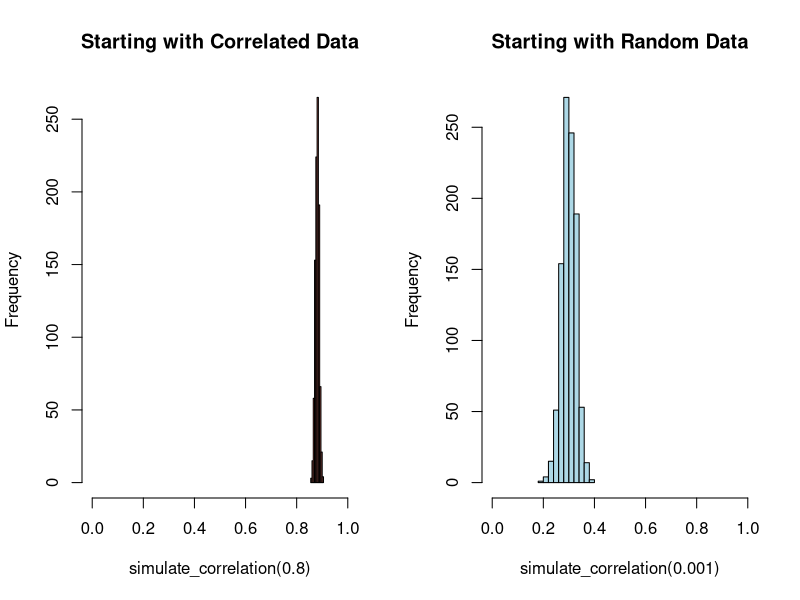

The R source for this figure:
## ---- chunk 1
#| label: setup

# 1. Define your target correlation matrix
cor_mat <- matrix(c(1, 0.3, 
                   0.3, 1), nrow = 2, byrow = TRUE)

# 2. Apply Cholesky decomposition
chol_mat <- chol(cor_mat)

# 3. Generate uncorrelated random numbers
old_random <- matrix(rnorm(2000), ncol = 2)

# 4. Transform to create correlation
new_random <- old_random %*% chol_mat

# Verify the correlation
cor(new_random)
## ---- chunk 2
#| label: correlation-comparison

# What happens with already correlated input?
simulate_correlation <- function(input_correlation, target = 0.3) {
  results <- replicate(1000, {
    # Create input with specified correlation
    x <- rnorm(1000)
    y <- input_correlation * x + rnorm(1000, sd = sqrt(1 - input_correlation^2))
    
    # Apply our method
    old_random <- cbind(x, y)
    chol_mat <- chol(matrix(c(1, target, target, 1), ncol = 2))
    new_random <- old_random %*% chol_mat
    
    # Return resulting correlation
    cor(new_random)[1,2]
  })
  return(results)
}

# Compare results with different input correlations
par(mfrow = c(1, 2))
hist(simulate_correlation(0.8), main = "Starting with Correlated Data",
     xlim = c(0, 1), col = "salmon")
hist(simulate_correlation(0.001), main = "Starting with Random Data",     xlim = c(0, 1), col = "lightblue")
## ---- chunk 3
#| label: distribution-comparison

# Different distributions cause problems
set.seed(123)
x1 <- rchisq(1000, df = 3)  # Chi-squared (skewed)
y1 <- rnorm(1000)           # Normal (symmetric)
old_mixed <- cbind(x1, y1)

# Same distribution works better
x2 <- rchisq(1000, df = 3)
y2 <- rchisq(1000, df = 3)
old_same <- cbind(x2, y2)

# Apply the same transformation to both
chol_mat <- chol(matrix(c(1, 0.7, 0.7, 1), ncol = 2))
new_mixed <- old_mixed %*% chol_mat
new_same <- old_same %*% chol_mat

# Compare results
cat("Target correlation: 0.7\n")
cat("Mixed distributions result:", round(cor(new_mixed)[1,2], 3), "\n")
cat("Same distribution result:", round(cor(new_same)[1,2], 3))
## ---- chunk 4
#| label: property-changes

# Original positive-only distribution
x <- rchisq(1000, df = 3)  # Always positive
y <- rchisq(1000, df = 3)  # Always positive
old_random <- cbind(x, y)

# Apply negative correlation
chol_mat <- chol(matrix(c(1, -0.7, -0.7, 1), ncol = 2))
new_random <- old_random %*% chol_mat

# Check what happened
cat("Original data range:", round(range(old_random), 2), "\n")
cat("Transformed data range:", round(range(new_random), 2), "\n")
cat("Negative values in result:", sum(new_random < 0), "out of", length(new_random))
## ---- chunk 5
#| label: mvtnorm

# Load the package
library(mvtnorm)

# Define means and covariance matrix
means <- c(10, 20)  # Mean for each variable
sigma <- matrix(c(4, 2,   # Covariance matrix
                  2, 3), ncol = 2)

# See the implied correlation
cov2cor(sigma)

# Generate correlated normal data in one step
x <- rmvnorm(n = 1000, mean = means, sigma = sigma)

# Verify the result
round(cor(x), 3)
